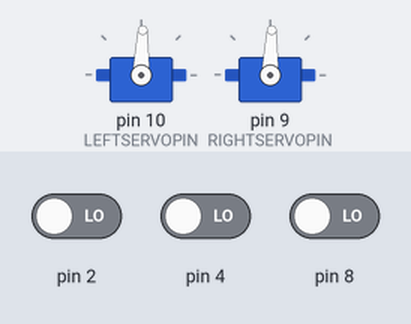
This sketch was run on a simulated Arduino Uno, built with avr-gcc and run on an emulated ATmega328P. Shown: 2 × servo. The test bench sets the inputs (shaded band); at power-on: pin 2 LOW, pin 4 LOW, pin 8 LOW.

Above: at 0.1 s.
Timing chart, 0 to 3.4 s (numbered marks = the images above):
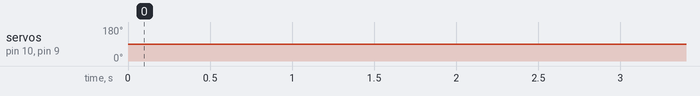

The sketch:

TurnsTest.ino
```cpp
//---------------------------------------------------------------------------------
// START OF ARDUINO CONTROLLED SERVO ROBOT (SERB) "PREAMBLE"
#include <Servo.h>

#define LEFTSERVOPIN  10
#define RIGHTSERVOPIN  9

Servo leftServo;
Servo rightServo;

int speed = 3; //sets the speed of the robot (both servos) a percentage between 0 and 100

// END OF ARDUINO CONTROLLED SERVO ROBOT (SERB) PREAMBLE
//---------------------------------------------------------------------------------
//------------------------------------------------------------------------------------------------------------
//START OF ARDUINO CONTROLLED SERVO ROBOT (SERB) "ROUTINES"

/*
   sets up your arduino to address your SERB using the included routines
*/

void serbSetup() {
  setSpeed(speed);
  pinMode(LEFTSERVOPIN, OUTPUT);     //sets the left servo signal pin to output
  pinMode(RIGHTSERVOPIN, OUTPUT);    //sets the right servo signal pin to output
  leftServo.attach(LEFTSERVOPIN);    //attaches left servo
  rightServo.attach(RIGHTSERVOPIN);  //attaches right servo
  goStop();                          //stops the servos incase the internal timers are a little off
}


/*
   sends the robot forwards
*/
void goForward() {
  leftServo.write(90 + speed);
  rightServo.write(90 - speed);
//Serial.println("xxxxxxxx") ;
Serial.flush() ;
}

/*
   sends the robot backwards
*/
void goBackward() {
  leftServo.write(90 - speed);
  rightServo.write(90 + speed);
}

/*
   sends the robot right
*/
void goRight() {
  leftServo.write(90 + speed);
  rightServo.write(90 + speed);
}

  //Robot right in reverse
void goRevRight() {
  leftServo.write(87 + speed);
  rightServo.write(90 + speed);
}

/*
   sends the robot left
*/
void goLeft() {
  leftServo.write(90 - speed);
  rightServo.write(90 - speed);
}

  //Robot left in reverse
void goRevLeft() {
  leftServo.write(90 - speed);
  rightServo.write(87 - speed);
}

/*
   stops the robot
*/
void goStop() {
  leftServo.write(90);
  rightServo.write(90);


}
//END OF ARDUINO CONTROLLED SERVO ROBOT (SERB) ROUTINES
//------------------------------------------------------------------------------------------------------------

/*
   sets the speed of the robot between 0-(stopped) and 100-(full speed)
   NOTE: speed will not change the current speed you must change speed
   then call one of the go methods before changes occur.
*/
void setSpeed(int newSpeed) {
  if (newSpeed >= 100) {
    newSpeed = 100; //if speed is greater than 100 make it 100
  }
  if (newSpeed <= 0) {
    newSpeed = 0; //if speed is less than 0 make it 0
  }
  speed = newSpeed * 0.9;                   //scales the speed to be between 0 and 90
}
//Global Variables
int i = 0;
int j = 10;
int left, middle, right; //IR Sesor Variables
int command, readySig;
int count = 0;


void setup() {
  // put your setup code here, to run once:
// put your setup code here, to run once:
  Serial.begin(9600);
  serbSetup();


}

void loop() {
  // put your main code here, to run repeatedly:
  left = digitalRead(8);
  middle = digitalRead(4);
  right = digitalRead(2);


if( count == 0){
  goLeft();
  delay (1900);
  count = 1;
}
else
  goStop();

}
```

Measured:
- by itself, servo on pin 10 (LEFTSERVOPIN), servo on pin 9 (RIGHTSERVOPIN): 88° → 90° at 1.9 s
